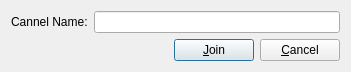
<?xml version="1.0" encoding="UTF-8"?>
<ui version="4.0">
 <class>Dialog_Join_Channel</class>
 <widget class="QDialog" name="Dialog_Join_Channel">
  <property name="geometry">
   <rect>
    <x>0</x>
    <y>0</y>
    <width>351</width>
    <height>72</height>
   </rect>
  </property>
  <property name="windowTitle">
   <string>Join Channel</string>
  </property>
  <layout class="QGridLayout" name="gridLayout">
   <item row="2" column="2">
    <widget class="QPushButton" name="pushButton_join">
     <property name="text">
      <string>&amp;Join</string>
     </property>
    </widget>
   </item>
   <item row="2" column="3">
    <widget class="QPushButton" name="pushButton_cancel">
     <property name="text">
      <string>&amp;Cancel</string>
     </property>
     <property name="autoDefault">
      <bool>false</bool>
     </property>
    </widget>
   </item>
   <item row="0" column="0">
    <widget class="QLabel" name="label_cannelname">
     <property name="text">
      <string>Cannel Name:</string>
     </property>
    </widget>
   </item>
   <item row="2" column="0" colspan="2">
    <spacer name="horizontalSpacer">
     <property name="orientation">
      <enum>Qt::Horizontal</enum>
     </property>
     <property name="sizeHint" stdset="0">
      <size>
       <width>40</width>
       <height>20</height>
      </size>
     </property>
    </spacer>
   </item>
   <item row="0" column="1" colspan="3">
    <widget class="QLineEdit" name="lineEdit_channelname">
     <property name="clearButtonEnabled">
      <bool>false</bool>
     </property>
    </widget>
   </item>
  </layout>
 </widget>
 <tabstops>
  <tabstop>lineEdit_channelname</tabstop>
  <tabstop>pushButton_join</tabstop>
  <tabstop>pushButton_cancel</tabstop>
 </tabstops>
 <resources/>
 <connections/>
</ui>
